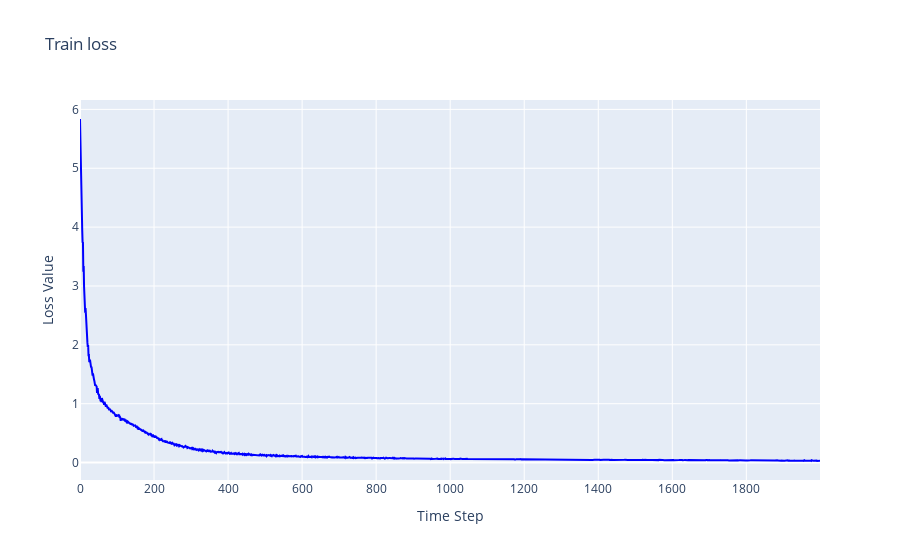
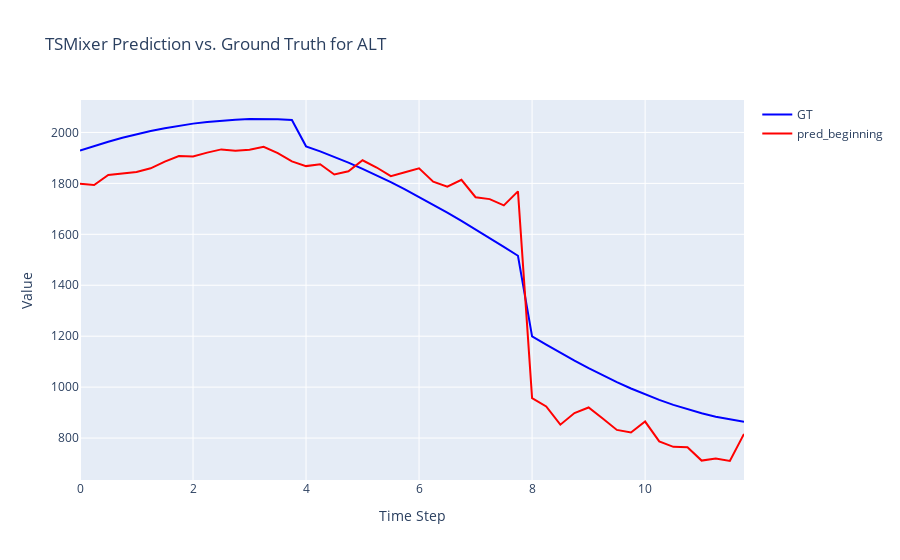
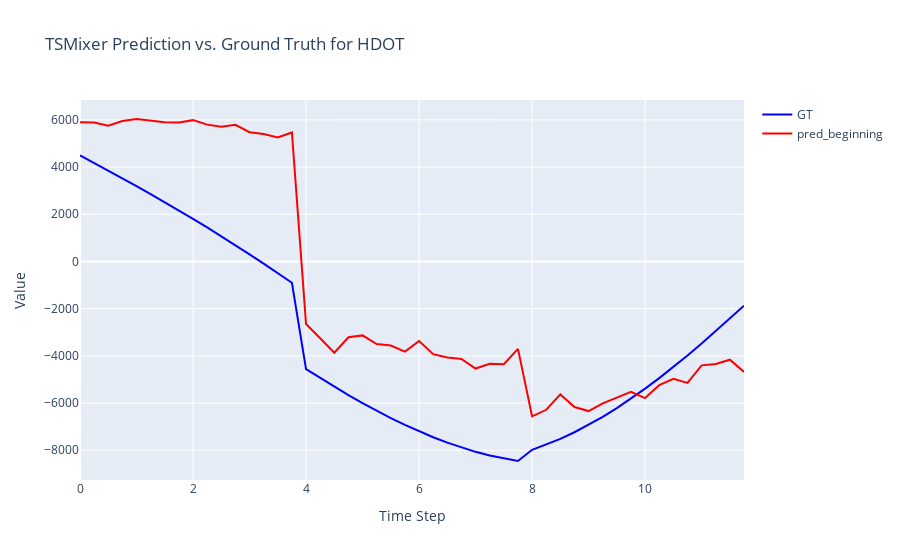
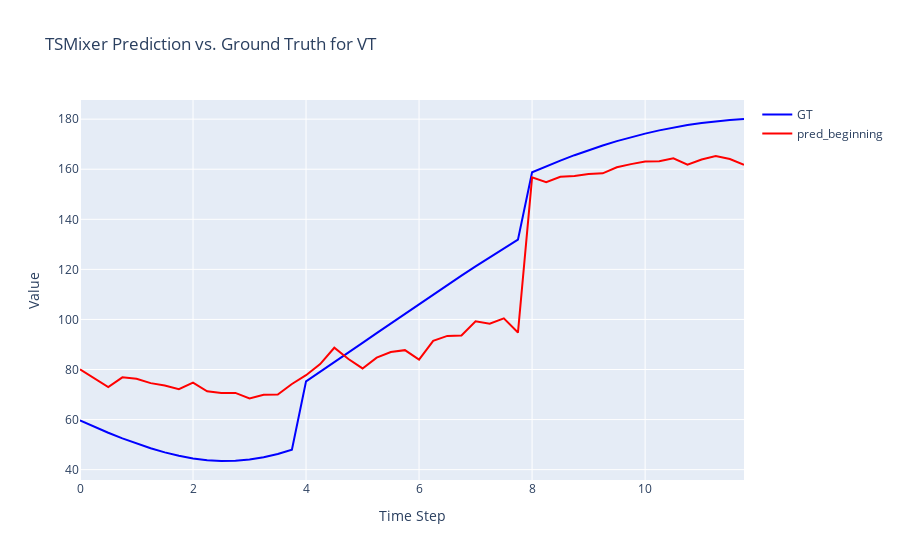

The notebook cell saved with these charts, in order:
### Code cell
# 使用模型进行预测
'''
对下一秒的预测和对后面第16秒的预测在数值上没有任何区别
'''
scaled_preds = []
for inputs_list, label_list in zip(test_inputs, test_labels):
    inputs_tensor, label_tensor = inputs_list[0].to(device), label_list[0].to(device)
    output = model(inputs_tensor)
    # print(output.size())
    scaled_preds.extend(output.detach().cpu().numpy())

# 将缩放和逆变换的预测存储在 DataFrame 中，以评估性能并稍后绘制预测
cols = ['ALT', 'HDOT', 'VT', 'ALPHA', 'GAMMA', 'PITCH', 'GREF', 'WXDT', 'WZ', 'VDOT', 'ALRT']

scaled_preds = np.array(scaled_preds)
scaled_preds = scaled_preds.reshape(-1, scaled_preds.shape[-1])
scaled_preds_df = pd.DataFrame(scaled_preds)
scaled_preds_df.columns = cols

preds = data_loader.inverse_transform(scaled_preds)


preds_df = pd.DataFrame(preds)
preds_df.columns = cols

# 可视化预测结果
cols_to_plot = ['ALT', 'HDOT', 'VT', 'ALPHA', 'GAMMA', 'PITCH', 'GREF', 'WXDT', 'WZ', 'VDOT', 'ALRT']

import plotly.graph_objects as go

# 交互式可视化
fig = go.Figure()
fig.add_trace(go.Scatter(y=train_loss, mode='lines', name = 'loss', line = dict(color='blue')))
fig.update_layout(
    title=f'Train loss',
    xaxis_title='Time Step',
    yaxis_title='Loss Value'
)
fig.show()

for batch in test_labels:
    label_array = batch[0].cpu().numpy()
    label_array = label_array.reshape(-1, label_array.shape[-1])
    GT = data_loader.inverse_transform(label_array)
    for idx in range(len(cols_to_plot)):
        fig = go.Figure()
        # fig.add_trace(go.Scatter(y=test_X_origin[:decay_steps+pred_steps, idx], mode='lines', name = 'GT', line = dict(color='blue')))
        fig.add_trace(go.Scatter(x=[0.25*i for i in range(GT.shape[0])], y=GT[:, idx], mode='lines', name = 'GT', line = dict(color='blue')))
        fig.add_trace(go.Scatter(x=[0.25*i for i in range(preds.shape[0])], y=preds[:, idx], mode='lines', name = 'pred_beginning', line = dict(color='red')))
        fig.update_layout(
            title=f'TSMixer Prediction vs. Ground Truth for {cols_to_plot[idx]}',
            xaxis_title='Time Step',
            yaxis_title='Value'
        )
        fig.show()

### Figure 1 — Plotly figure (JSON) as saved in the notebook; plotly's stock layout.template omitted (floating-point values rounded to 4 significant figures; data arrays with more than 128 entries replaced by an {"elided": "..."} marker saying what was removed)
{"data": [{"line": {"color": "blue"}, "mode": "lines", "name": "loss", "type": "scatter", "y": {"elided": "2000 float values"}}], "layout": {"title": {"text": "Train loss"}, "xaxis": {"title": {"text": "Time Step"}}, "yaxis": {"title": {"text": "Loss Value"}}}}

### Figure 2 — Plotly figure (JSON) as saved in the notebook; plotly's stock layout.template omitted (floating-point values rounded to 4 significant figures)
{"data": [{"line": {"color": "blue"}, "mode": "lines", "name": "GT", "type": "scatter", "x": [0, 0.25, 0.5, 0.75, 1, 1.25, 1.5, 1.75, 2, 2.25, 2.5, 2.75, 3, 3.25, 3.5, 3.75, 4, 4.25, 4.5, 4.75, 5, 5.25, 5.5, 5.75, 6, 6.25, 6.5, 6.75, 7, 7.25, 7.5, 7.75, 8, 8.25, 8.5, 8.75, 9, 9.25, 9.5, 9.75, 10, 10.25, 10.5, 10.75, 11, 11.25, 11.5, 11.75], "y": [1929.0, 1947.0, 1964.0, 1979.0, 1993.0, 2005.0, 2017.0, 2026.0, 2035.0, 2041.0, 2047.0, 2050.0, 2052.0, 2053.0, 2052.0, 2049.0, 1946.0, 1926.0, 1904.0, 1882.0, 1857.0, 1832.0, 1805.0, 1776.0, 1747.0, 1716.0, 1685.0, 1652.0, 1619.0, 1585.0, 1551.0, 1516.0, 1200.0, 1167.0, 1135.0, 1104.0, 1075.0, 1046.0, 1020.0, 994.8, 971.4, 949.9, 930.3, 912.6, 897.1, 883.7, 872.5, 863.6]}, {"line": {"color": "red"}, "mode": "lines", "name": "pred_beginning", "type": "scatter", "x": [0, 0.25, 0.5, 0.75, 1, 1.25, 1.5, 1.75, 2, 2.25, 2.5, 2.75, 3, 3.25, 3.5, 3.75, 4, 4.25, 4.5, 4.75, 5, 5.25, 5.5, 5.75, 6, 6.25, 6.5, 6.75, 7, 7.25, 7.5, 7.75, 8, 8.25, 8.5, 8.75, 9, 9.25, 9.5, 9.75, 10, 10.25, 10.5, 10.75, 11, 11.25, 11.5, 11.75], "y": [1798.0, 1793.0, 1833.0, 1839.0, 1845.0, 1859.0, 1885.0, 1907.0, 1906.0, 1921.0, 1933.0, 1928.0, 1932.0, 1943.0, 1919.0, 1886.0, 1868.0, 1875.0, 1835.0, 1848.0, 1891.0, 1862.0, 1828.0, 1844.0, 1859.0, 1807.0, 1787.0, 1814.0, 1746.0, 1738.0, 1714.0, 1769.0, 956.9, 923.9, 852.5, 898.1, 920.1, 877.1, 831.9, 822.0, 864.8, 786.9, 765.4, 763.8, 711.6, 719.2, 709.9, 816.4]}], "layout": {"title": {"text": "TSMixer Prediction vs. Ground Truth for ALT"}, "xaxis": {"title": {"text": "Time Step"}}, "yaxis": {"title": {"text": "Value"}}}}

### Figure 3 — Plotly figure (JSON) as saved in the notebook; plotly's stock layout.template omitted (floating-point values rounded to 4 significant figures)
{"data": [{"line": {"color": "blue"}, "mode": "lines", "name": "GT", "type": "scatter", "x": [0, 0.25, 0.5, 0.75, 1, 1.25, 1.5, 1.75, 2, 2.25, 2.5, 2.75, 3, 3.25, 3.5, 3.75, 4, 4.25, 4.5, 4.75, 5, 5.25, 5.5, 5.75, 6, 6.25, 6.5, 6.75, 7, 7.25, 7.5, 7.75, 8, 8.25, 8.5, 8.75, 9, 9.25, 9.5, 9.75, 10, 10.25, 10.5, 10.75, 11, 11.25, 11.5, 11.75], "y": [4495.0, 4176.0, 3853.0, 3525.0, 3193.0, 2855.0, 2512.0, 2163.0, 1806.0, 1442.0, 1070.0, 690.4, 302.3, -93.42, -495.7, -903.4, -4563.0, -4940.0, -5307.0, -5661.0, -6001.0, -6326.0, -6635.0, -6925.0, -7197.0, -7448.0, -7677.0, -7884.0, -8066.0, -8223.0, -8352.0, -8455.0, -7981.0, -7765.0, -7517.0, -7236.0, -6925.0, -6583.0, -6212.0, -5814.0, -5390.0, -4942.0, -4472.0, -3982.0, -3474.0, -2952.0, -2417.0, -1872.0]}, {"line": {"color": "red"}, "mode": "lines", "name": "pred_beginning", "type": "scatter", "x": [0, 0.25, 0.5, 0.75, 1, 1.25, 1.5, 1.75, 2, 2.25, 2.5, 2.75, 3, 3.25, 3.5, 3.75, 4, 4.25, 4.5, 4.75, 5, 5.25, 5.5, 5.75, 6, 6.25, 6.5, 6.75, 7, 7.25, 7.5, 7.75, 8, 8.25, 8.5, 8.75, 9, 9.25, 9.5, 9.75, 10, 10.25, 10.5, 10.75, 11, 11.25, 11.5, 11.75], "y": [5899.0, 5885.0, 5750.0, 5952.0, 6036.0, 5972.0, 5898.0, 5885.0, 5988.0, 5798.0, 5706.0, 5792.0, 5476.0, 5403.0, 5257.0, 5466.0, -2652.0, -3255.0, -3868.0, -3210.0, -3133.0, -3497.0, -3560.0, -3818.0, -3370.0, -3930.0, -4068.0, -4132.0, -4538.0, -4338.0, -4355.0, -3704.0, -6561.0, -6285.0, -5633.0, -6167.0, -6338.0, -6014.0, -5763.0, -5524.0, -5789.0, -5240.0, -4970.0, -5147.0, -4403.0, -4341.0, -4163.0, -4678.0]}], "layout": {"title": {"text": "TSMixer Prediction vs. Ground Truth for HDOT"}, "xaxis": {"title": {"text": "Time Step"}}, "yaxis": {"title": {"text": "Value"}}}}

### Figure 4 — Plotly figure (JSON) as saved in the notebook; plotly's stock layout.template omitted (floating-point values rounded to 4 significant figures)
{"data": [{"line": {"color": "blue"}, "mode": "lines", "name": "GT", "type": "scatter", "x": [0, 0.25, 0.5, 0.75, 1, 1.25, 1.5, 1.75, 2, 2.25, 2.5, 2.75, 3, 3.25, 3.5, 3.75, 4, 4.25, 4.5, 4.75, 5, 5.25, 5.5, 5.75, 6, 6.25, 6.5, 6.75, 7, 7.25, 7.5, 7.75, 8, 8.25, 8.5, 8.75, 9, 9.25, 9.5, 9.75, 10, 10.25, 10.5, 10.75, 11, 11.25, 11.5, 11.75], "y": [59.69, 57.16, 54.75, 52.49, 50.41, 48.54, 46.9, 45.54, 44.48, 43.78, 43.45, 43.53, 44.03, 44.94, 46.27, 47.98, 75.28, 79.04, 82.86, 86.73, 90.61, 94.51, 98.41, 102.3, 106.2, 110.0, 113.8, 117.5, 121.2, 124.8, 128.4, 131.9, 158.8, 161.2, 163.5, 165.6, 167.6, 169.5, 171.2, 172.8, 174.2, 175.5, 176.7, 177.6, 178.5, 179.2, 179.7, 180.1]}, {"line": {"color": "red"}, "mode": "lines", "name": "pred_beginning", "type": "scatter", "x": [0, 0.25, 0.5, 0.75, 1, 1.25, 1.5, 1.75, 2, 2.25, 2.5, 2.75, 3, 3.25, 3.5, 3.75, 4, 4.25, 4.5, 4.75, 5, 5.25, 5.5, 5.75, 6, 6.25, 6.5, 6.75, 7, 7.25, 7.5, 7.75, 8, 8.25, 8.5, 8.75, 9, 9.25, 9.5, 9.75, 10, 10.25, 10.5, 10.75, 11, 11.25, 11.5, 11.75], "y": [80.03, 76.41, 72.94, 76.88, 76.27, 74.56, 73.61, 72.13, 74.76, 71.29, 70.58, 70.65, 68.4, 69.88, 69.98, 74.21, 77.72, 82.18, 88.7, 84.19, 80.43, 84.73, 86.97, 87.73, 83.92, 91.43, 93.43, 93.59, 99.28, 98.32, 100.4, 94.77, 156.7, 154.8, 157.0, 157.3, 158.1, 158.4, 160.8, 162.0, 163.1, 163.2, 164.4, 161.8, 163.9, 165.2, 164.1, 161.8]}], "layout": {"title": {"text": "TSMixer Prediction vs. Ground Truth for VT"}, "xaxis": {"title": {"text": "Time Step"}}, "yaxis": {"title": {"text": "Value"}}}}
